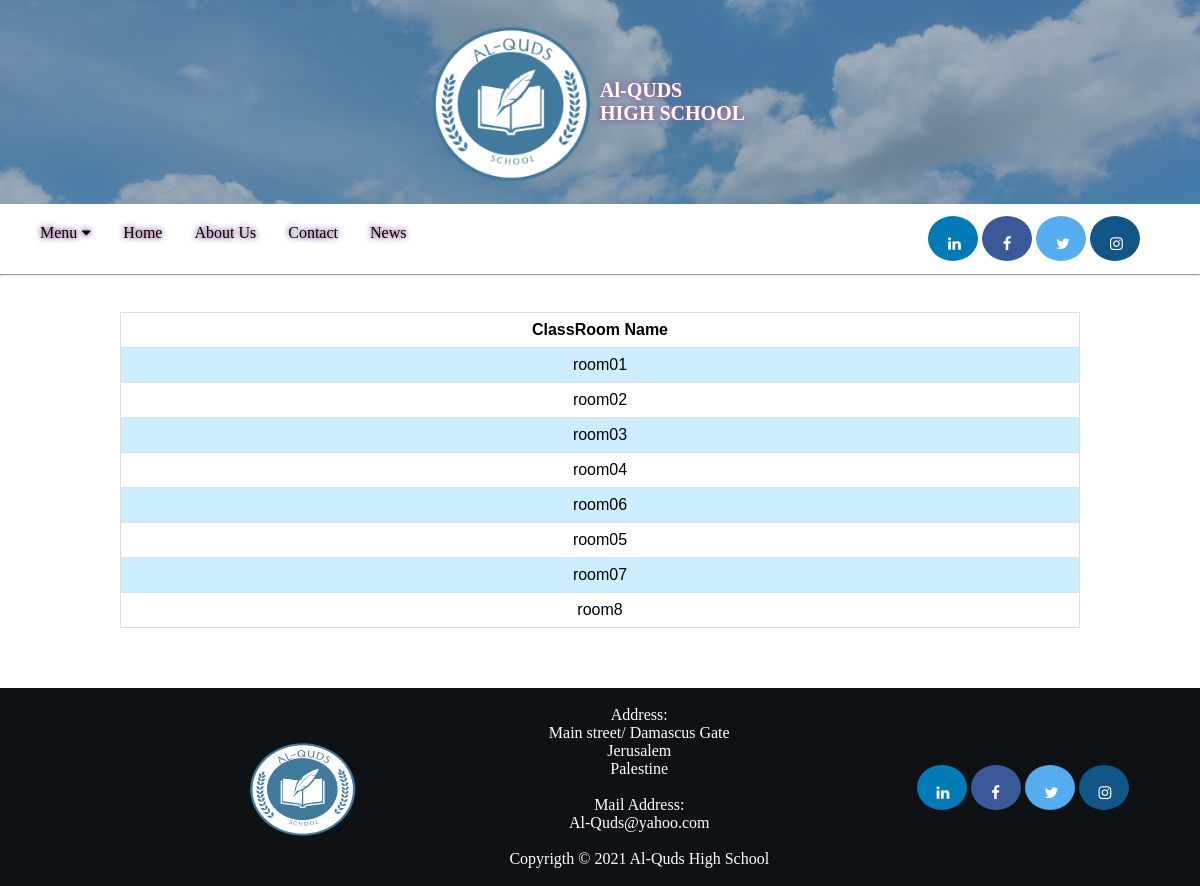
The app's page /classRoom/, older data.
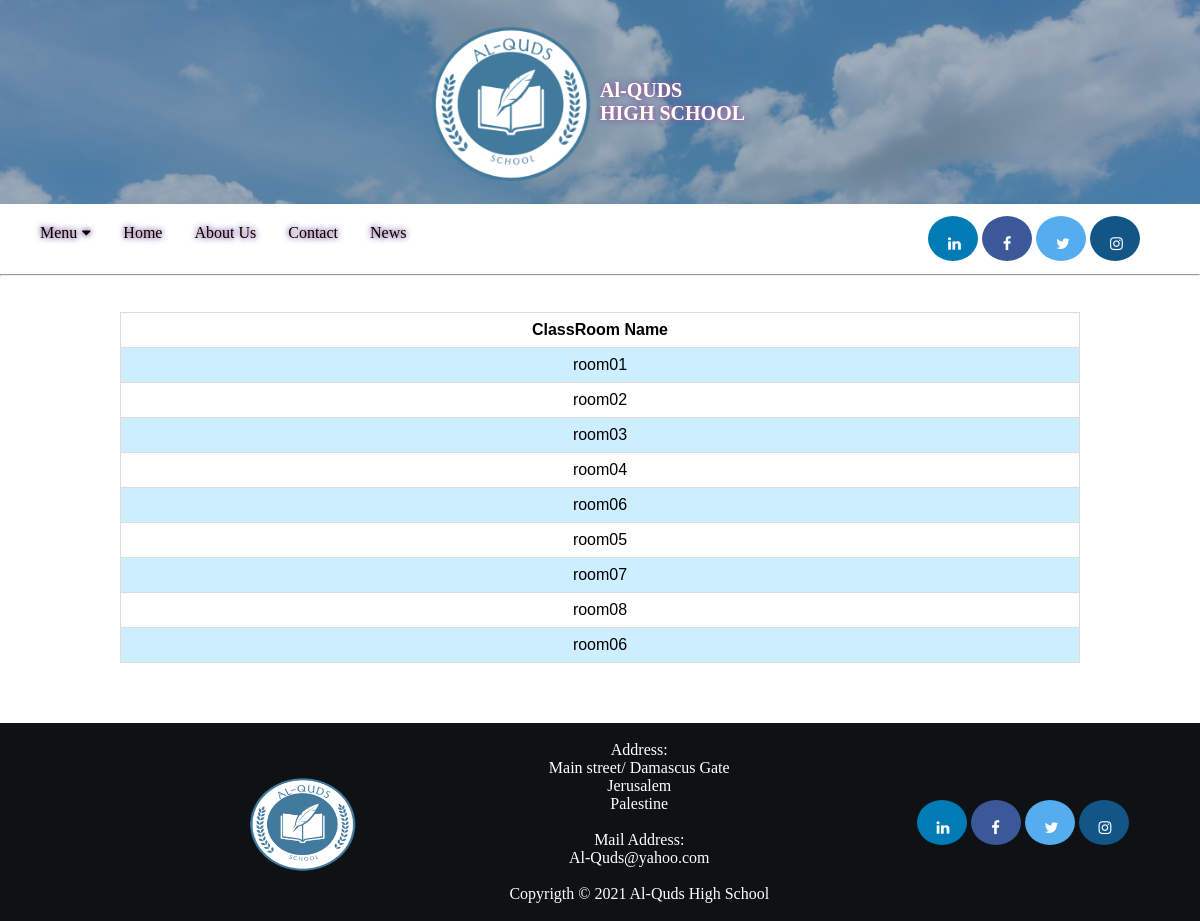
The same page, newer data.
### SchoolApp/models.py (models this page shows, shortened)
class ClassRoom (models.Model):
    classRoomName = models.CharField(max_length=30,null=True)

### SchoolApp/views.py (the view)
# urls.py: path('classRoom/',views.classRoom, name='classRoom'),
def classRoom (request):
    cRooms = ClassRoom.objects.all()
    return  render(request,'classRoom.html',{'cRooms':cRooms})

### templates/classRoom.html
{%extends 'basis.html'%}
{% block content %}
<hr id="hLine">
<table>
  <tr>
    <th>ClassRoom Name</th>
  </tr>
    {% for cRoom in cRooms %}
  <tr>
    <td>{{cRoom.classRoomName}}</td>
  </tr>
    {% endfor %}
</table>
{% endblock content %}

Row changes from the older to the newer data that the page shows:
changed ClassRoom: classRoomName "room8" → "room08"
added ClassRoom: classRoomName "room06"
